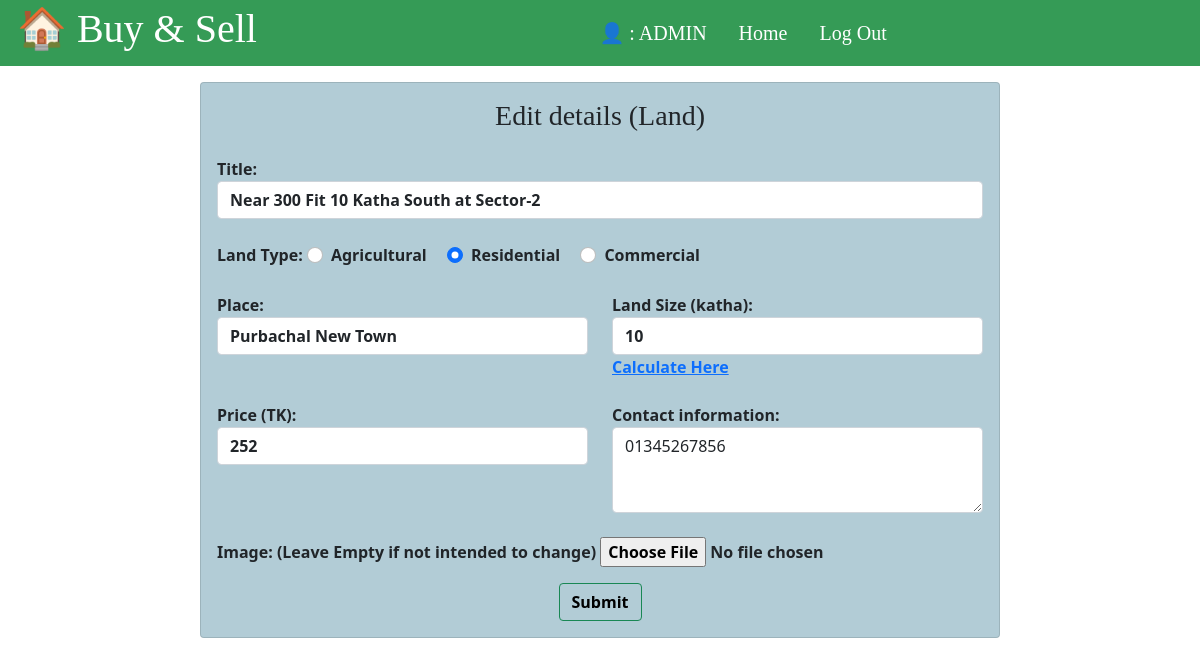
The page /land_edit.php?land_id=59 (signed in) on the database its author committed.
### tables this page shows
CREATE TABLE `land_post` (
  `id` int(11) NOT NULL,
  `user_id` int(255) NOT NULL,
  `Title` text NOT NULL,
  `Land_Type` varchar(255) NOT NULL,
  `Place` varchar(255) NOT NULL,
  `Land_Size` int(255) NOT NULL,
  `Price` int(255) NOT NULL,
  `Contact_info` varchar(255) NOT NULL,
  `img` varchar(255) DEFAULT NULL,
  `date` varchar(255) NOT NULL
);

### land_edit.php (the view, shortened to what this page needs)
<?php
include_once('header.php');
$sql= "SELECT *FROM land_post WHERE id='".$_GET['land_id']."'";
$sql_run= mysqli_query($mysqli_connection,$sql);
if (mysqli_query($mysqli_connection, $sql)) {
    $row= mysqli_fetch_array($sql_run)
    ?>
    <div class="container d-felx ">
      <div class="card mb-3 mx-auto" id="aptEdit_card">
      <div class="card-body">
        <h3 class="card-title text-center mb-4 ">Edit details (Land)</h3>
      <form method="post" action="product_query.php">
<div class="form-outline mb-4 ">
  <label for="land_edit_title">Title: </label>
  <input class="form-control" required id="land_edit_title" name="land_title" value="<?php echo $row['Title'];?>">
</div>
<div class="form-outline mb-4 ">
<label for="land_edit_type">Land Type: </label>
       <?php if($row['Land_Type']=='residential'){ ?>
        <div class="form-check  form-check-inline">
             <input class="form-check-input" type="radio"  id="agricultural" name="land_type"  value="agricultural" >
             <label class="form-check-label" for="agricultural">
               Agricultural
             </label>
           </div>
           <div class="form-check form-check-inline">
             <input class="form-check-input" type="radio"  id="residential" name="land_type"  value="residential" checked>
             <label class="form-check-label" for="residential">
               Residential
             </label>
           </div>
           <div class="form-check form-check-inline">
             <input class="form-check-input" type="radio"  id="commercial" name="land_type"  value="commercial">
             <label class="form-check-label" for="commercial">
               Commercial
             </label>
           </div>
       <?php  }?>
</div>
<div class="form-outline mb-4">
                    <div class="row">
                      <div class="col">
                        <label for="land_edit_place">Place:</label>
                        <input class="form-control" required id="land_edit_place" name="land_place" placeholder="Enter place" value="<?php echo $row['Place'];?>">
                    </div>
                    <div class="col">
                        <label for="land_edit_sqft">Land Size (katha):</label>
                        <input type="number" class="form-control" required id="land_edit_sqft" name='land_sqft' min="1" value="<?php echo $row['Land_Size'];?>">
                        <a href="http://landmeasurementbd.blogspot.com/2017/06/online-area-converter-in-land-measurement.html" target="_blank">Calculate Here</a>
                      </div>
                  </div>
                </div>
<div class="form-outline mb-4 ">
<div class="row">
  <div class="col">
    <label for="land_edit_price">Price (TK):</label>
<input  type="number" class="form-control" required id="land_edit_price" name="land_price" value="<?php echo $row['Price'];?>">
</div>
<div class="col">
  <label for="land_edit_contact">Contact information:</label>
  <textarea class="form-control" rows="3" required id="land_edit_contact" name="land_contact"><?php echo $row['Contact_info'];?></textarea>
</div>
</div>
</div>
  <div class="form-outline mb-3">
  <label for="land_edit_img">Image: (Leave Empty if not intended to change)</label>
  <input type="file"  accept="image/*" id="land_edit_img" name="land_img" value="<?php echo $row['img'];?>">
</div>
<div class="d-flex justify-content-center">
  <button type="submit" class="btn btn-outline-success pay" name="land_edit">Submit</button>
</div>
</form>
</div>
    </div>
    </div>
<?php } ?>

### style.css (style rules this page uses)
.form-outline,.form-outline input,.btn { font-weight: bold; }
#login_card h3,#aptEdit_card h3 { font-family: Jazz LET, fantasy; }
#login_card,#aptEdit_card { margin-bottom:0; background-color: rgb(178, 204, 214); }
#aptEdit_card { max-width: 800px; }
.pay { color: black; }

### rows shown on the page
land_post: land_title "Near 300 Fit 10 Katha South at Sector-2", land_place "Purbachal New Town", land_sqft "10", land_price "252", land_contact "01345267856"

### other values the page prints
$_SESSION['username'] "ADMIN"
